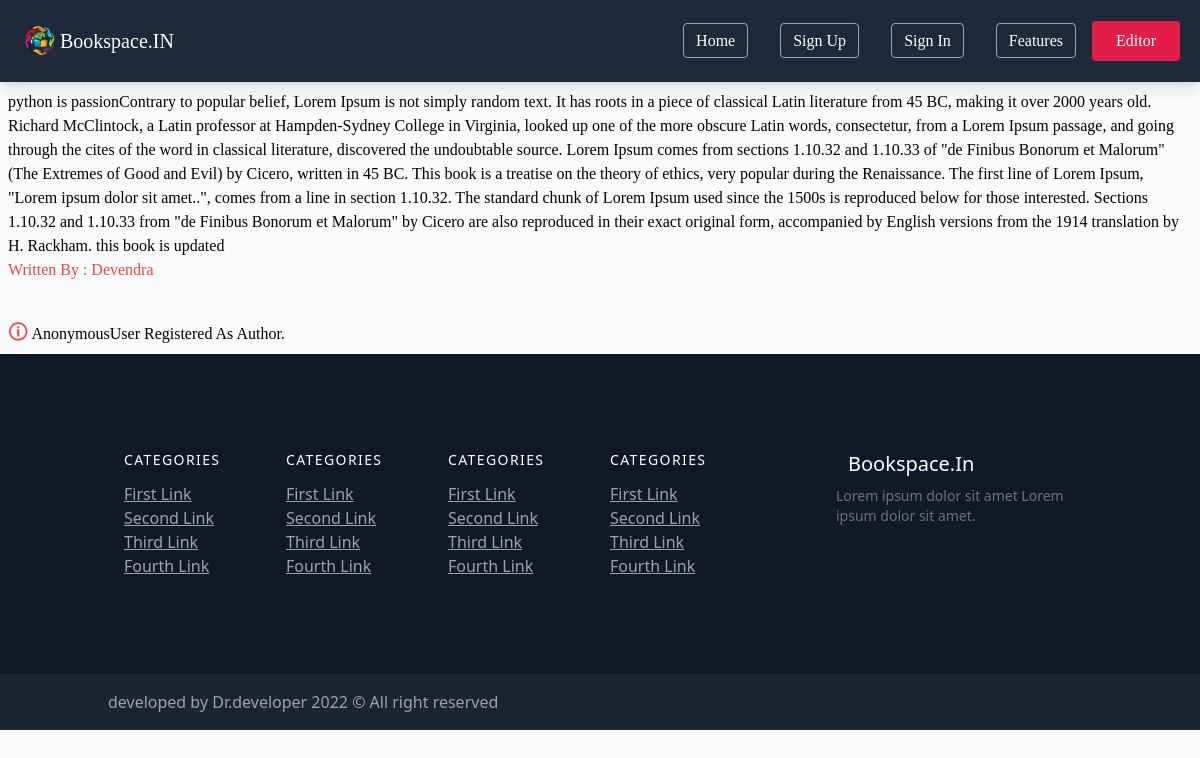
Page /bookdetail/1 on the committed database.
### books/models.py (models this page shows, shortened)
class Mybook(models.Model):
    writer_name=models.CharField(max_length=150)
    book_name=models.CharField(max_length=150)
    book_category=models.CharField(max_length=6,choices=BOOKS)
    book_content=models.TextField()
    published_by=models.CharField(max_length=150)
    published_date=models.DateTimeField(auto_now_add=True)

### books/views.py (the view)
# urls.py: path('bookdetail/<int:id>',book_detail,name='book-detail'),
def book_detail(request,id):
    book_detail=Mybook.objects.filter(id=id)
    return render(request,'bookdetail.html',{'book_detail': book_detail})

### books/templates/bookdetail.html (shortened to what this page needs)
{% extends 'base.html' %}
{% load static %}
{% block content %}
{% for books in book_detail %}
<div class="p-2 font-serif">
{{books.book_content}}
<br>
<p class="text-red-500">Written By : {{books.writer_name}}</p>
<br>
{% if perms.books.change_mybook %}
<div class="flex  items-center  flex-col md:flex-row md:justify-start">
<button class="text-white font-serif w-90 bg-green-500 border-0 py-2 px-8 focus:outline-none hover:bg-green-500/90 rounded duration-300" ><a href="{% url 'update' books.id %}">Update</a></button>
<form action="{% url 'delete' books.id %}" method="post">
{% csrf_token %}
<button type="submit" class=" text-red-500 bg-gray-100 border-0 m-3 py-2 px-8 focus:outline-none hover:bg-red-200 rounded  shadow-lg shadow-cyan-500/15"> Delete</button>
</form>
</div>
{% else %}
<div class=" mt-3 capitalize" ><span class="text-red-500 text-xl">&#128712</span> {{request.user}} registered as Author. </div>
{% endif %}
</div>
{% endfor %}
{% endblock content %}

### rows in the picture
Mybook: book_content "python is passionContrary to popular belief, Lorem Ipsum is not simply random text. It has roots in a piece of classical Latin literature from 45 BC, making it over 2000 years old. Richard McClintock, a Latin professor at Hampden-Sydney College in Virginia, looked up one of the more obscure Latin words, consectetur, from a Lorem Ipsum passage, and going through the cites of the word in classical literature, discovered the undoubtable source. Lorem Ipsum comes from sections 1.10.32 and 1.10.33 of \"de Finibus Bonorum et Malorum\" (The Extremes of Good and Evil) by Cicero, written in 45 BC. This book is a treatise on the theory of ethics, very popular during the Renaissance. The first line of…", writer_name "Devendra", user "AnonymousUser"
